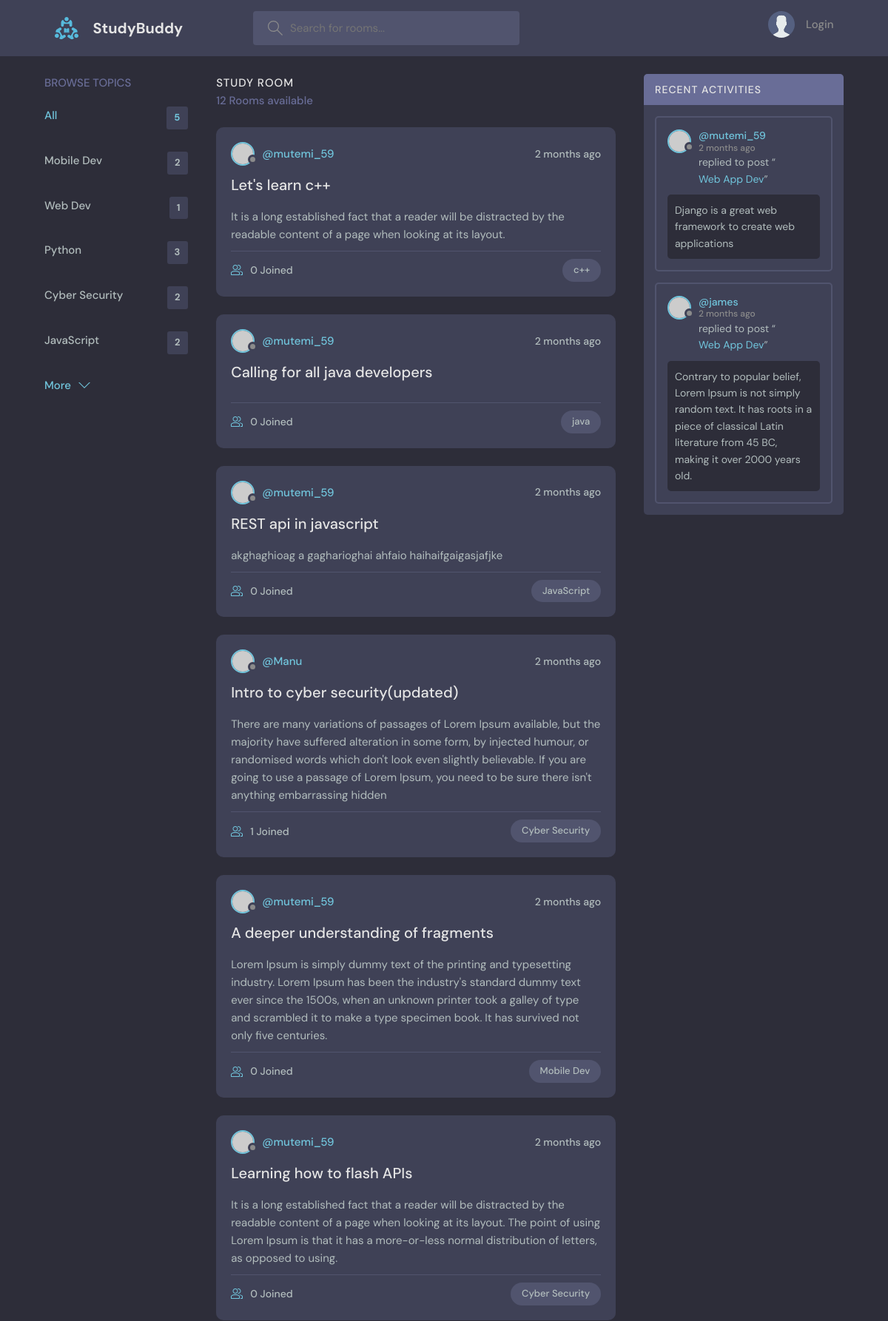
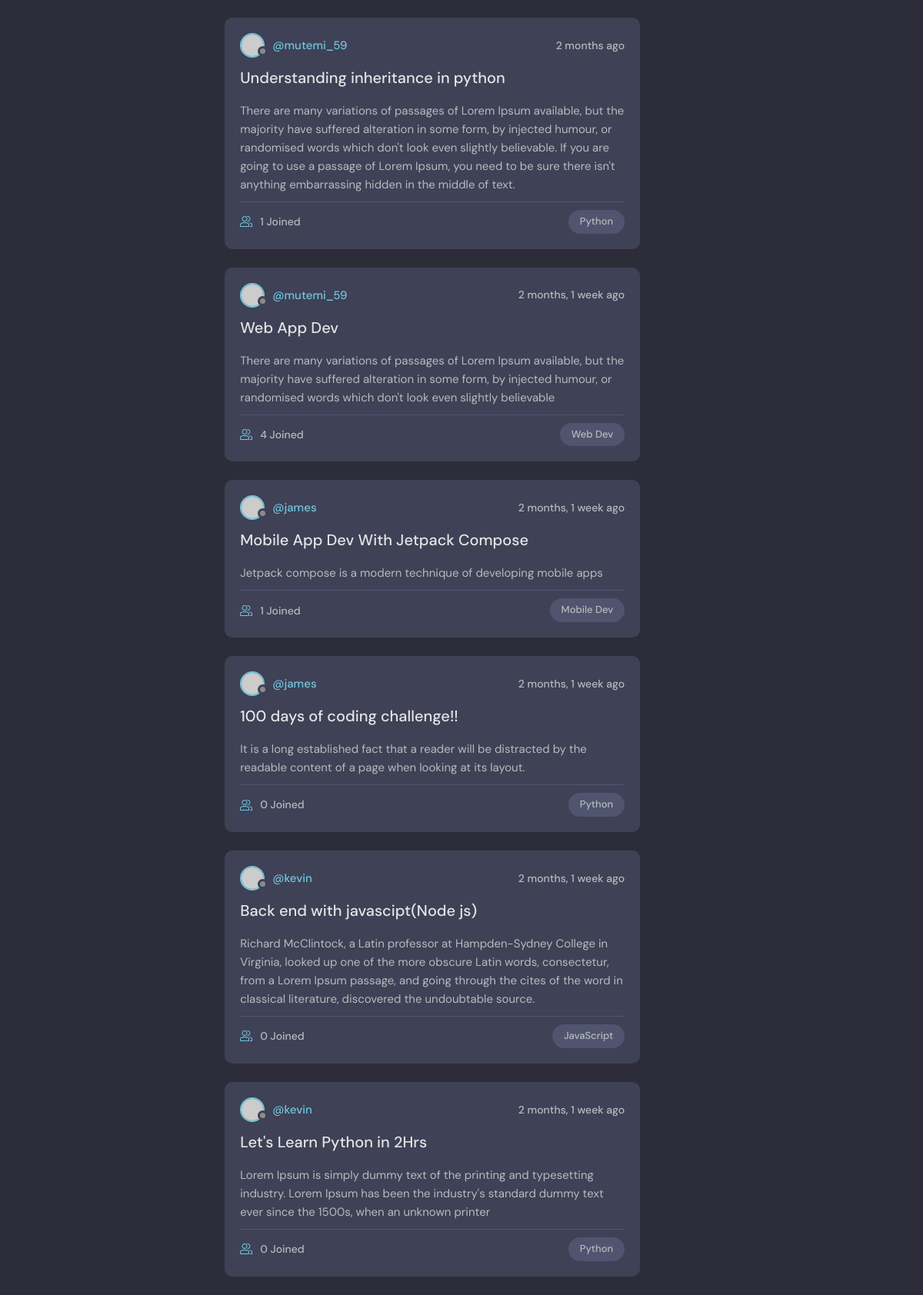
The page / on the database its author committed (2 pictures, top to bottom).
### myApp/models.py (models this page shows, shortened)
class Topic(models.Model):
    name = models.CharField(max_length=200)
    def __str__(self) -> str:
        return self.name

class Room(models.Model):
    host = models.ForeignKey(User, on_delete=models.SET_NULL, null=True)
    topic = models.ForeignKey(Topic, on_delete=models.SET_NULL, null=True)
    name = models.CharField(max_length=200)
    description = models.TextField(null=True, blank=True)
    participants = models.ManyToManyField(User, related_name="participants", blank=True)
    updated = models.DateTimeField(auto_now=True)
    created = models.DateTimeField(auto_now_add=True)
    class Meta:
        ordering = ['-updated', '-created']
    def __str__(self) -> str:
        return self.name

class Message(models.Model):
    user = models.ForeignKey(User, on_delete=models.CASCADE)
    room = models.ForeignKey(Room, on_delete=models.CASCADE)
    body = models.TextField()
    updated = models.DateTimeField(auto_now=True)
    created = models.DateTimeField(auto_now_add=True)
    class Meta:
        ordering = ['-created']

### myApp/views.py (the view)
# urls.py: path('', views.home, name="home"),
def home(request):
    topics = Topic.objects.all()[:5]
    page = "home"
    q = request.GET.get('q') if request.GET.get('q') != None else ''
    rooms = Room.objects.filter(
        Q(topic__name__icontains = q) |
        Q(name__icontains = q) |
        Q(host__username__icontains = q)
        )
    roomcount = rooms.count()
    comments = Message.objects.all().order_by('-created').filter(
        Q(room__name__icontains = q) |
        Q(room__topic__name__icontains = q)
    )
    context = {"rooms": rooms, "topics": topics, "roomcount": roomcount, "comments": comments, "page": page}
    return render(request, 'myApp/home.html', context)

### myApp/templates/myApp/home.html (shortened to what this page needs)
{% extends "main.html" %}
{% block content %}
<main class="layout layout--3">
  <div class="container">
    {% include "myApp/topics-component.html" %}
    <div class="roomList">
      <div class="roomList__header">
        <div>
          <h2>Study Room</h2>
          <p>{{roomcount}} Rooms available</p>
        </div>
      </div>
      {% include "myApp/feeds-component.html" %}
    </div>
    {% include "myApp/activity-component.html" %}
  </div>
</main>
{% endblock content %}

### myApp/templates/myApp/topics-component.html
<div class="topics">
    <div class="topics__header">
      <h2>Browse Topics</h2>
    </div>
    <ul class="topics__list">
      <li>
        <a href="{% url 'home' %}" class="active">All <span>{{topics|length}}</span></a>
      </li>
        {% for topic in topics %}
            <li>
                <a href="{% url 'home' %}?q={{topic.name}}">{{topic.name}}<span>{{topic.room_set.all.count}}</span></a>
            </li>
        {% endfor %}
    </ul>
    <a class="btn btn--link" href="{% url 'topics' %}">
      More
      <svg version="1.1" xmlns="http://www.w3.org/2000/svg" width="32" height="32" viewBox="0 0 32 32">
        <title>chevron-down</title>
        <path d="M16 21l-13-13h-3l16 16 16-16h-3l-13 13z"></path>
      </svg>
    </a>
  </div>

### myApp/templates/myApp/feeds-component.html (shortened to what this page needs)
{% for room in rooms %}
    <div class="roomListRoom">
        <div class="roomListRoom__header">
            <a href="{% url 'profile' room.host.id %}" class="roomListRoom__author">
                <div class="avatar avatar--small">
                <img src="https://randomuser.me/api/portraits/women/11.jpg" />
                </div>
                <span>@{{room.host.username}}</span>
            </a>
            <div class="roomListRoom__actions">
            <span>{{room.created|timesince}} ago</span>
            </div>
        </div>
        <div class="roomListRoom__content">
            <a href="{% url 'room' room.id %}">{{room.name}}</a>
            <p>
                {{room.description}}
            </p>
        </div>
        <div class="roomListRoom__meta">
            <a href="{% url 'room' room.id %}" class="roomListRoom__joined">
                {{room.participants.all.count}} Joined
            </a>
            <p class="roomListRoom__topic">{{room.topic}}</p>
        </div>
    </div>
  {% endfor %}

### myApp/templates/myApp/activity-component.html (shortened to what this page needs)
<div class="activities">
    <div class="activities__header">
      <h2>Recent Activities</h2>
    </div>
    {% for comment in comments %}
    <div class="activities__box">
      <div class="activities__boxHeader roomListRoom__header">
        <a href="{% url 'profile' comment.user.id %}" class="roomListRoom__author">
          <div class="avatar avatar--small">
            <img src="https://randomuser.me/api/portraits/women/11.jpg" />
          </div>
          <p>
            @{{comment.user}}
            <span>{{comment.created|timesince}} ago</span>
          </p>
        </a>
      </div>
      <div class="activities__boxContent">
        <p>replied to post “<a href="{% url 'room' comment.room.id %}">{{comment.room}}</a>”</p>
        <div class="activities__boxRoomContent">
          {{comment.body|truncatewords:50}}
        </div>
      </div>
    </div>
    {% endfor %}
  </div>

### rows shown on the page
Topic: name "Mobile Dev", room_set.all.count "2"
Topic: name "Web Dev", room_set.all.count "1"
Topic: name "Python", room_set.all.count "3"
Topic: name "Cyber Security", room_set.all.count "2"
Topic: name "JavaScript", room_set.all.count "2"
Room: host.username "mutemi_59", created "2 months", name "Let's learn c++", description "It is a long established fact that a reader will be distracted by the readable content of a page when looking at its layout.", participants.all.count "0", topic "c++"
Room: host.username "mutemi_59", created "2 months", name "Calling for all java developers", participants.all.count "0", topic "java"
Room: host.username "mutemi_59", created "2 months", name "REST api in javascript", description "akghaghioag a gagharioghai ahfaio haihaifgaigasjafjke", participants.all.count "0", topic "JavaScript"
Room: host.username "Manu", created "2 months", name "Intro to cyber security(updated)", description "There are many variations of passages of Lorem Ipsum available, but the majority have suffered alteration in some form, by injected humour, or randomised words which don't look even slightly believable. If you are going to use a passage of Lorem Ipsum, you need to be sure there isn't anything embarrassing hidden", participants.all.count "1", topic "Cyber Security"
Room: host.username "mutemi_59", created "2 months", name "A deeper understanding of fragments", description "Lorem Ipsum is simply dummy text of the printing and typesetting industry. Lorem Ipsum has been the industry's standard dummy text ever since the 1500s, when an unknown printer took a galley of type and scrambled it to make a type specimen book. It has survived not only five centuries.", participants.all.count "0", topic "Mobile Dev"
Room: host.username "mutemi_59", created "2 months", name "Learning how to flash APIs", description "It is a long established fact that a reader will be distracted by the readable content of a page when looking at its layout. The point of using Lorem Ipsum is that it has a more-or-less normal distribution of letters, as opposed to using.", participants.all.count "0", topic "Cyber Security"
Room: host.username "mutemi_59", created "2 months", name "Understanding inheritance in python", description "There are many variations of passages of Lorem Ipsum available, but the majority have suffered alteration in some form, by injected humour, or randomised words which don't look even slightly believable. If you are going to use a passage of Lorem Ipsum, you need to be sure there isn't anything embarrassing hidden in the middle of text.", participants.all.count "1", topic "Python"
Room: host.username "mutemi_59", created "2 months, 1 week", name "Web App Dev", description "There are many variations of passages of Lorem Ipsum available, but the majority have suffered alteration in some form, by injected humour, or randomised words which don't look even slightly believable", participants.all.count "4", topic "Web Dev"
Room: host.username "james", created "2 months, 1 week", name "Mobile App Dev With Jetpack Compose", description "Jetpack compose is a modern technique of developing mobile apps", participants.all.count "1", topic "Mobile Dev"
Room: host.username "james", created "2 months, 1 week", name "100 days of coding challenge!!", description "It is a long established fact that a reader will be distracted by the readable content of a page when looking at its layout.", participants.all.count "0", topic "Python"
Room: host.username "kevin", created "2 months, 1 week", name "Back end with javascipt(Node js)", description "Richard McClintock, a Latin professor at Hampden-Sydney College in Virginia, looked up one of the more obscure Latin words, consectetur, from a Lorem Ipsum passage, and going through the cites of the word in classical literature, discovered the undoubtable source.", participants.all.count "0", topic "JavaScript"
Room: host.username "kevin", created "2 months, 1 week", name "Let's Learn Python in 2Hrs", description "Lorem Ipsum is simply dummy text of the printing and typesetting industry. Lorem Ipsum has been the industry's standard dummy text ever since the 1500s, when an unknown printer", participants.all.count "0", topic "Python"
Message: user "mutemi_59", created "2 months", room "Web App Dev", body "Django is a great web framework to create web applications"
Message: user "james", created "2 months", room "Web App Dev", body "Contrary to popular belief, Lorem Ipsum is not simply random text. It has roots in a piece of classical Latin literature from 45 BC, making it over 2000 years old."

### other values the page prints
{{ topics|length }} "5"
{{ roomcount }} "12"
